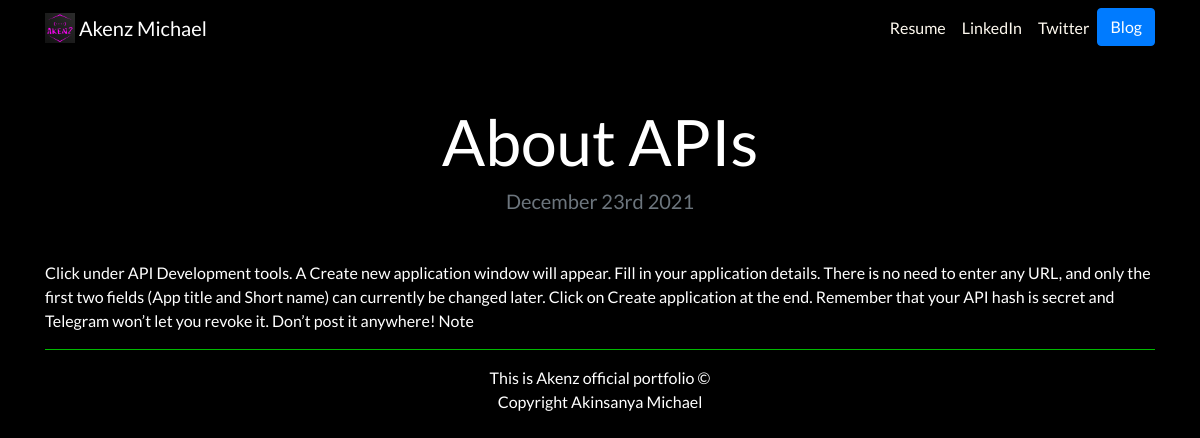
The app's page /blog/4/ with its own data.
### blog/models.py (models this page shows, shortened)
class Blog(models.Model):
    title = models.CharField(max_length=200)
    body = models.TextField(default='')
    date = models.DateField('')

### blog/views.py (the view)
# urls.py: path('<int:blog_id>/', views.detail, name='detail'),
def detail(request, blog_id):
    blog = get_object_or_404(Blog, pk=blog_id)
    return render(request, 'blog/detail.html', {'blog': blog})

### blog/templates/blog/detail.html
{% extends 'portfolio/base.html' %}
{% block content%}
<h1 class="text-center mt-5" id="blogdetailtitle">{{ blog.title }}</h1>
<h5 class="text-center text-muted mb-5">{{ blog.date|date:'F jS Y' }}</h5>
{{ blog.body|safe }}
{% endblock %}

### portfolio/static/portfolio/style.css (style rules this page uses)
body { font-family: 'Lato', sans-serif; background-color: black; color: white; }
@media (min-width: 200px) { #blogdetailtitle { font-size: 4rem; } }

### records on screen
Blog: title "About APIs", date "December 23rd 2021", body "Click under API Development tools. A Create new application window will appear. Fill in your application details. There is no need to enter any URL, and only the first two fields (App title and Short name) can currently be changed later. Click on Create application at the end. Remember that your API hash is secret and Telegram won’t let you revoke it. Don’t post it anywhere! Note"
